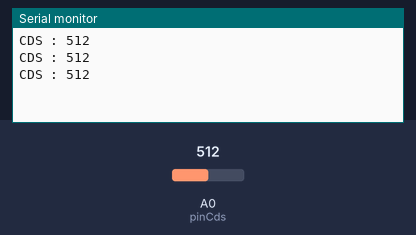
The sketch below on a simulated Arduino Uno, built with avr-gcc and run on an emulated ATmega328P. Shown: the last lines printed to the serial monitor. The inputs (shaded band) are chosen by the test bench; at power-on: A0 (pinCds) = 512.

Above: at 1.3 s.
1.4 s: A0 (pinCds) set to 716
At 1.9 s:
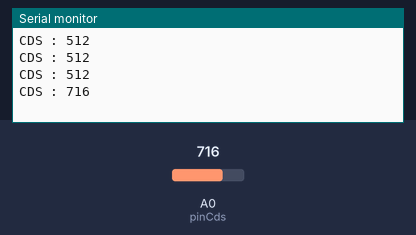
2.9 s: A0 (pinCds) set to 900
At 3.4 s:
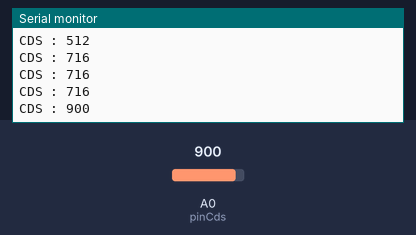
Timing chart, 0 to 5.9 s (numbered marks = the images above; inputs shaded):
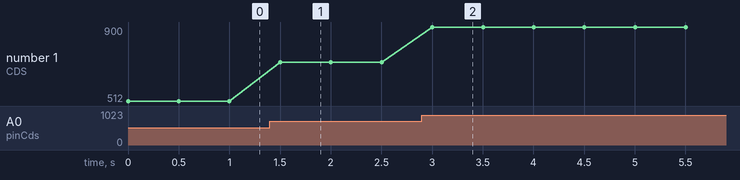

The sketch:

cdsex1.ino
```cpp
 int pinCds = A0;
 int pinVcc = 13;
 int pinGnd = 12;

 void setup() {
Serial.begin(115200);
pinMode(pinGnd, OUTPUT);
pinMode(pinVcc, OUTPUT);
pinMode(pinCds, INPUT);
digitalWrite(pinGnd, LOW);
digitalWrite(pinVcc, HIGH);
}

void loop() {
 int adcData = analogRead(pinCds);
 Serial.print("CDS : ");
 Serial.println(adcData);
delay(500);
}
```

Measured:
- after the input at 1.4 s, the serial monitor: prints a new line after 0.10 s (image 1)
- after the input at 2.9 s, the serial monitor: prints a new line after 0.10 s (image 2)
- plotted number 1: 512 → 716 after the input at 1.4 s, 716 → 900 after the input at 2.9 s
